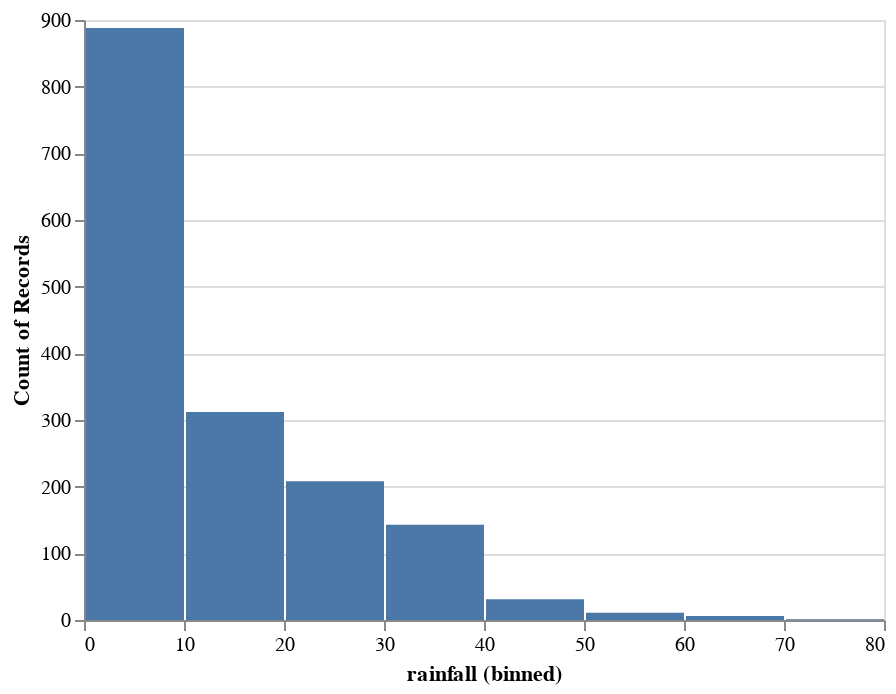

Notebook code for this chart:
### Code cell
alt.Chart(world.df_features).mark_bar().encode(
    alt.X("rainfall", bin=True),
    y='count()',
)

### Figure 1 — Vega-Lite specification as saved in the notebook (floating-point values rounded to 4 significant figures; data arrays with more than 128 entries replaced by an {"elided": "..."} marker saying what was removed)
{"$schema": "https://vega.github.io/schema/vega-lite/v2.6.0.json", "config": {"view": {"height": 300, "width": 400}}, "data": {"name": "data-76b19e4879628a9cd56b3545d42b1b7a"}, "datasets": {"data-76b19e4879628a9cd56b3545d42b1b7a": {"elided": "1600 records"}}, "encoding": {"x": {"bin": true, "field": "rainfall", "type": "quantitative"}, "y": {"aggregate": "count", "type": "quantitative"}}, "mark": "bar"}
